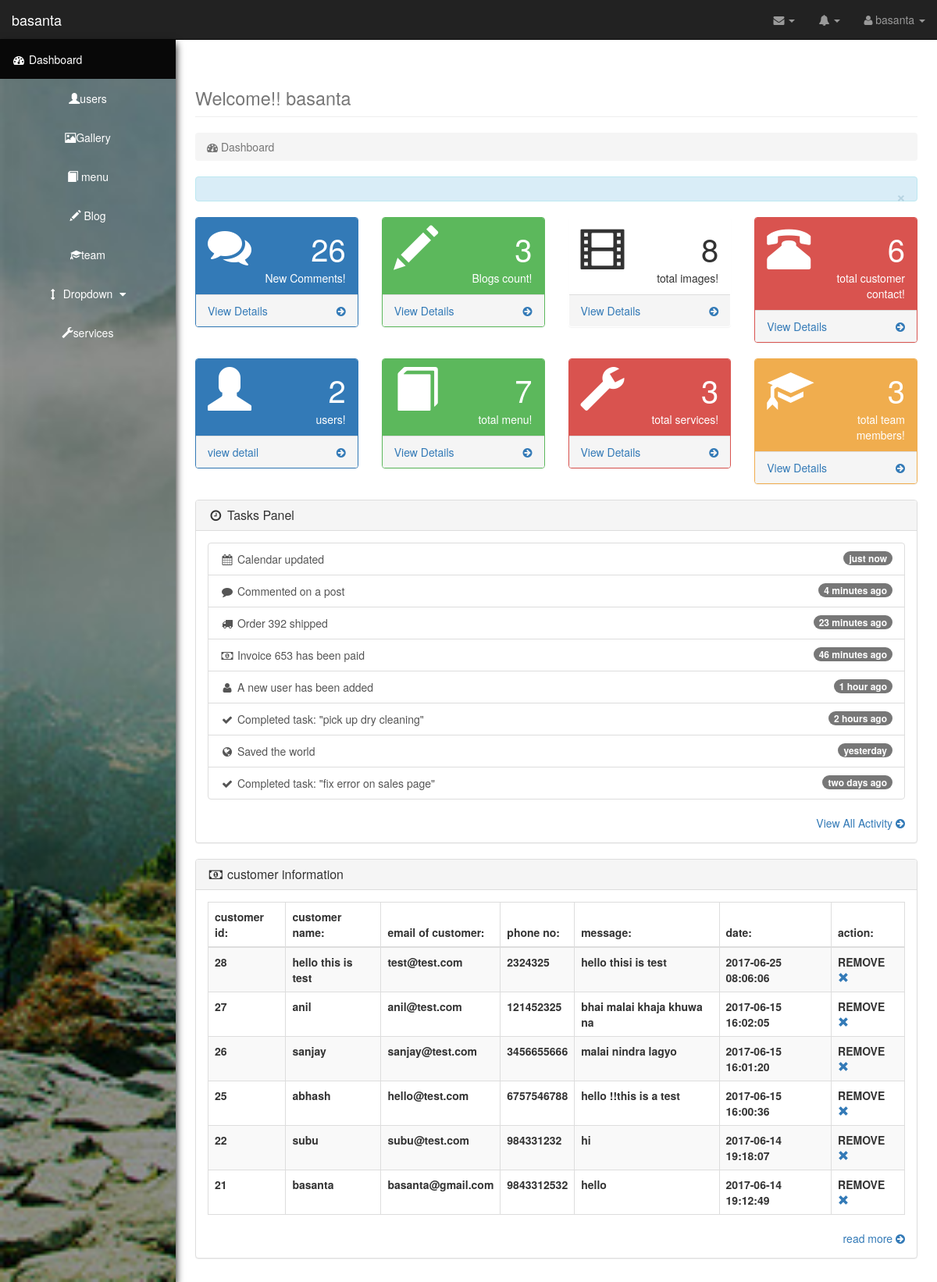
The app's page /admin/index.php (signed in) with its own data.
### tables this page shows
CREATE TABLE `menu` (
  `mid` int(11) NOT NULL,
  `mname` varchar(50) NOT NULL,
  `mdescription` text NOT NULL,
  `morder` int(11) NOT NULL,
  `mparent` int(11) NOT NULL,
  `mstatus` int(11) NOT NULL
);

CREATE TABLE `customerinfo` (
  `cid` int(20) NOT NULL,
  `cname` varchar(100) NOT NULL,
  `cemail` varchar(200) NOT NULL,
  `phone` varchar(100) NOT NULL,
  `cmessage` varchar(500) NOT NULL,
  `cdate` datetime NOT NULL
);

### admin/class/db_config.php (called while the page is built, shortened)
<?php
Class dbConnect
{
      public function __construct()
      {
        $this->db= new mysqli(DB_SERVER, DB_USERNAME,DB_PASSWORD,DB_DATABASE);
      }
}
    ?>

### admin/class/displaydashboard.php (the view, shortened to what this page needs)
<?php
require_once('db_config.php');
class displaydash extends dbConnect {
 public function blogCount(){
          $sql4="SELECT * from blog WHERE bid";
      $result = mysqli_query($this->db,$sql4);
          $count_row = $result->num_rows;
          echo $count_row;
      }
 public function userCount(){
          $sql2="SELECT * from userinfo WHERE uid";
      $result = mysqli_query($this->db,$sql2);
          $count_row = $result->num_rows;
          echo $count_row;
      }
 public function menuCount(){
          $sql3="SELECT * from menu WHERE mid";
      $result = mysqli_query($this->db,$sql3);
          $count_row = $result->num_rows;
          echo $count_row;
      }
       public function teamCount(){
          $sql5="SELECT * from team WHERE tid";
      $result = mysqli_query($this->db,$sql5);
          $count_row = $result->num_rows;
          echo $count_row;
      }
 public function serviceCount(){
          $sql6="SELECT * from services WHERE sid";
      $result = mysqli_query($this->db,$sql6);
          $count_row = $result->num_rows;
          echo $count_row;
      }
       public function contactCount(){
          $sql6="SELECT * from customerinfo WHERE cid";
      $result = mysqli_query($this->db,$sql6);
          $count_row = $result->num_rows;
          echo $count_row;
      }
       public function imageCount(){
          $sql7="SELECT * from gallery WHERE gid";
      $result = mysqli_query($this->db,$sql7);
          $count_row = $result->num_rows;
          echo $count_row;
      }
  public function customerinfodisplay()
  {
    $sql2='SELECT * from customerinfo  ORDER BY cid DESC LIMIT 0, 10';
    $result2=mysqli_query($this->db,$sql2);
    while($row=mysqli_fetch_array($result2))
    {
  echo' <tr>                                   <th>'.$row['cid'].'</th>                                          <th>'.$row['cname'].'</th>
                                                <th>'.$row['cemail'].'</th>
                                                <th>'.$row['phone'].'</th>
                                                <th>'.$row['cmessage'].'</th>
                                                <th>'.$row['cdate'].'</th>
                                            <th></a>REMOVE<a href="deleteinfo.php?id='.$row['cid'].'&ac=delete">
                                           <span class="glyphicon glyphicon-remove"></span>
                                           </a></th></tr>';
                                          }
                                     }
}
?>

### records on screen
menu: morder "3"
customerinfo: cid "28", cname "hello this is test", cemail "test@test.com", phone "2324325", cmessage "hello thisi is test", cdate "2017-06-25 08:06:06"
customerinfo: cid "27", cname "anil", cemail "anil@test.com", phone "121452325", cmessage "bhai malai khaja khuwa na", cdate "2017-06-15 16:02:05"
customerinfo: cid "26", cname "sanjay", cemail "sanjay@test.com", phone "3456655666", cmessage "malai nindra lagyo", cdate "2017-06-15 16:01:20"
customerinfo: cid "25", cname "abhash", cemail "hello@test.com", phone "6757546788", cmessage "hello !!this is a test", cdate "2017-06-15 16:00:36"
customerinfo: cid "22", cname "subu", cemail "subu@test.com", phone "984331232", cmessage "hi", cdate "2017-06-14 19:18:07"
customerinfo: cid "21", cname "basanta", cemail "basanta@gmail.com", phone "9843312532", cmessage "hello", cdate "2017-06-14 19:12:49"

### other values on screen
$_SESSION['uname'] "basanta"
$count_row "3"
$count_row "8"
$count_row "6"
$count_row "2"
$count_row "7"
